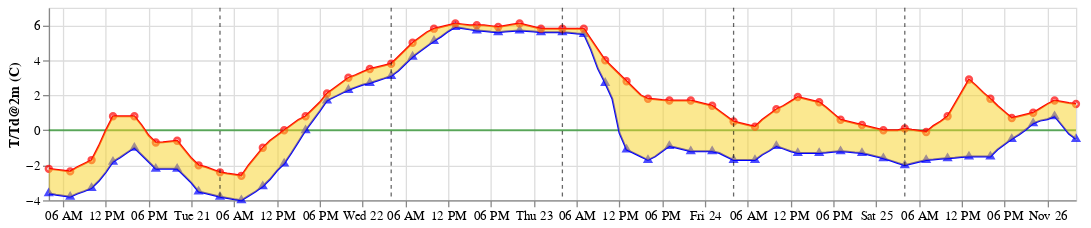

Notebook source saved alongside this figure:
### Code cell
temp_line = alt.Chart(meteo).mark_line(color='red', strokeWidth=1.5).encode(
    alt.X('datetime:T',  title=None,),
    alt.Y('Ta', title='T/Td@2m (C)')
).properties(width=800, height=150)

temp = alt.Chart(meteo).mark_line(color='red', strokeWidth=1.5).encode(
    alt.X('datetime:T',  title=None,),
    alt.Y('Ta', title='T/Td@2m (C)')
).properties(width=800, height=150)

zero = alt.Chart(meteo).mark_line(color='green', strokeWidth=1.5, opacity = 0.6).encode(
    alt.X('datetime:T',  title=None,),
    alt.Y('zero', title='T/Td@2m (C)')
).properties(width=800, height=150)

dew = alt.Chart(meteo).mark_line(color='blue', strokeWidth=1.5).encode(
    alt.X('datetime:T',  title=None,),
    alt.Y('Td', title='T/Td@2m (C)')
).properties(width=800, height=150)

temp_circle = alt.Chart(meteo.dropna()).mark_point(color='red', size=20).encode(
    alt.X('datetime:T',  title=None),
    alt.Y('Ta_3hr', title='T/Td@2m (C)')
).properties(width=800, height=150)

dew_circle = alt.Chart(meteo.dropna()).mark_point(color='blue', shape="triangle", size=20).encode(
    alt.X('datetime:T',  title=None),
    alt.Y('Td_3h', title='T/Td@2m (C)')
).properties(width=800, height=150)

area = alt.Chart(meteo).mark_area(color='#F8D223', opacity=0.5).encode(
    alt.X('datetime:T'),
    alt.Y('Ta:Q'),
    alt.Y2('Td:Q')
).properties(width=800, height=150)

temp_chart = zero + dew + dew_circle +temp_line + temp_circle + area + rules

temp_chart

### Figure 1 — Vega-Lite specification as saved in the notebook (floating-point values rounded to 4 significant figures; data arrays with more than 128 entries replaced by an {"elided": "..."} marker saying what was removed)
{"config": {"view": {"continuousWidth": 400, "continuousHeight": 300}}, "layer": [{"mark": {"type": "line", "color": "green", "opacity": 0.6, "strokeWidth": 1.5}, "encoding": {"x": {"field": "datetime", "title": null, "type": "temporal"}, "y": {"field": "zero", "title": "T/Td@2m (C)", "type": "quantitative"}}, "height": 150, "width": 800}, {"mark": {"type": "line", "color": "blue", "strokeWidth": 1.5}, "encoding": {"x": {"field": "datetime", "title": null, "type": "temporal"}, "y": {"field": "Td", "title": "T/Td@2m (C)", "type": "quantitative"}}, "height": 150, "width": 800}, {"data": {"name": "data-9c171f9bdd88bf8e99cbaad9703e5f9f"}, "mark": {"type": "point", "color": "blue", "shape": "triangle", "size": 20}, "encoding": {"x": {"field": "datetime", "title": null, "type": "temporal"}, "y": {"field": "Td_3h", "title": "T/Td@2m (C)", "type": "quantitative"}}, "height": 150, "width": 800}, {"data": {"name": "data-052fec1eb57417fba05d9cd323977cdd"}, "mark": {"type": "line", "color": "red", "strokeWidth": 1.5}, "encoding": {"x": {"field": "datetime", "title": null, "type": "temporal"}, "y": {"field": "Ta", "title": "T/Td@2m (C)", "type": "quantitative"}}, "height": 150, "width": 800}, {"data": {"name": "data-9c171f9bdd88bf8e99cbaad9703e5f9f"}, "mark": {"type": "point", "color": "red", "size": 20}, "encoding": {"x": {"field": "datetime", "title": null, "type": "temporal"}, "y": {"field": "Ta_3hr", "title": "T/Td@2m (C)", "type": "quantitative"}}, "height": 150, "width": 800}, {"data": {"name": "data-052fec1eb57417fba05d9cd323977cdd"}, "mark": {"type": "area", "color": "#F8D223", "opacity": 0.5}, "encoding": {"x": {"field": "datetime", "type": "temporal"}, "y": {"field": "Ta", "type": "quantitative"}, "y2": {"field": "Td"}}, "height": 150, "width": 800}, {"layer": [{"data": {"name": "data-d890e8691e23ab16bb0599274252fd34"}, "mark": {"type": "rule", "opacity": 0.6, "strokeDash": [3, 3]}, "encoding": {"color": {"field": "color", "scale": null, "type": "nominal"}, "x": {"field": "datetime", "type": "temporal"}}}, {"data": {"name": "data-f9755272b0156eb50b31cf5400a8ec31"}, "mark": {"type": "rule", "opacity": 0.6, "strokeDash": [3, 3]}, "encoding": {"color": {"field": "color", "scale": null, "type": "nominal"}, "x": {"field": "datetime", "type": "temporal"}}}, {"data": {"name": "data-d7f3edebc11c28477e861c4de58e6496"}, "mark": {"type": "rule", "opacity": 0.6, "strokeDash": [3, 3]}, "encoding": {"color": {"field": "color", "scale": null, "type": "nominal"}, "x": {"field": "datetime", "type": "temporal"}}}, {"data": {"name": "data-981ad26b4c961706c23148826f5c88e7"}, "mark": {"type": "rule", "opacity": 0.6, "strokeDash": [3, 3]}, "encoding": {"color": {"field": "color", "scale": null, "type": "nominal"}, "x": {"field": "datetime", "type": "temporal"}}}, {"data": {"name": "data-c5e38843548aeb09bd85b8508ed83ca7"}, "mark": {"type": "rule", "opacity": 0.6, "strokeDash": [3, 3]}, "encoding": {"color": {"field": "color", "scale": null, "type": "nominal"}, "x": {"field": "datetime", "type": "temporal"}}}]}], "data": {"name": "data-052fec1eb57417fba05d9cd323977cdd"}, "$schema": "https://vega.github.io/schema/vega-lite/v4.17.0.json", "datasets": {"data-052fec1eb57417fba05d9cd323977cdd": {"elided": "145 records"}, "data-9c171f9bdd88bf8e99cbaad9703e5f9f": [{"datetime": "2017-11-20T04:00:00", "Ta": -2.2, "Ta_3hr": -2.2, "Td": -3.6, "Td_3h": -3.6, "zero": 0, "wspd_2k": 18.0, "wspd_3k": 37.0, "wdir_2k": "SW", "wdir_3k": "SW", "cloud": 86.0, "solar": 0, "mslp": 1003.0, "pc_3hr": 0.0, "pc_12hr": 0.7, "height_a": 2178, "height_b": 1202}, {"datetime": "2017-11-20T07:00:00", "Ta": -2.35, "Ta_3hr": -2.35, "Td": -3.8, "Td_3h": -3.8, "zero": 0, "wspd_2k": 10.0, "wspd_3k": 24.0, "wdir_2k": "SW", "wdir_3k": "SW", "cloud": 82.0, "solar": 30, "mslp": 1005.0, "pc_3hr": 0.7, "pc_12hr": 0.0, "height_a": 2178, "height_b": 1202}, {"datetime": "2017-11-20T10:00:00", "Ta": -1.7, "Ta_3hr": -1.7, "Td": -3.3, "Td_3h": -3.3, "zero": 0, "wspd_2k": 4.0, "wspd_3k": 21.0, "wdir_2k": "SW", "wdir_3k": "SW", "cloud": 50.0, "solar": 90, "mslp": 1008.0, "pc_3hr": 0.0, "pc_12hr": 0.0, "height_a": 2178, "height_b": 1202}, {"datetime": "2017-11-20T13:00:00", "Ta": 0.8, "Ta_3hr": 0.8, "Td": -1.8, "Td_3h": -1.8, "zero": 0, "wspd_2k": 9.0, "wspd_3k": 20.0, "wdir_2k": "S ", "wdir_3k": "SW", "cloud": 58.0, "solar": 130, "mslp": 1010.0, "pc_3hr": 0.0, "pc_12hr": 0.0, "height_a": 2178, "height_b": 1202}, {"datetime": "2017-11-20T16:00:00", "Ta": 0.8, "Ta_3hr": 0.8, "Td": -1.0, "Td_3h": -1.0, "zero": 0, "wspd_2k": 10.0, "wspd_3k": 17.0, "wdir_2k": "SW", "wdir_3k": "SW", "cloud": 61.0, "solar": 110, "mslp": 1012.0, "pc_3hr": 0.0, "pc_12hr": 0.3, "height_a": 2178, "height_b": 1202}, {"datetime": "2017-11-20T19:00:00", "Ta": -0.7, "Ta_3hr": -0.7, "Td": -2.2, "Td_3h": -2.2, "zero": 0, "wspd_2k": 11.0, "wspd_3k": 28.0, "wdir_2k": "S", "wdir_3k": "SW", "cloud": 58.0, "solar": 0, "mslp": 1014.0, "pc_3hr": 0.0, "pc_12hr": 0.0, "height_a": 2178, "height_b": 1202}, {"datetime": "2017-11-20T22:00:00", "Ta": -0.6, "Ta_3hr": -0.6, "Td": -2.2, "Td_3h": -2.2, "zero": 0, "wspd_2k": 11.0, "wspd_3k": 31.0, "wdir_2k": "S", "wdir_3k": "SW", "cloud": 62.0, "solar": 0, "mslp": 1017.0, "pc_3hr": 0.3, "pc_12hr": 0.0, "height_a": 2178, "height_b": 1202}, {"datetime": "2017-11-21T01:00:00", "Ta": -2.0, "Ta_3hr": -2.0, "Td": -3.5, "Td_3h": -3.5, "zero": 0, "wspd_2k": 11.0, "wspd_3k": 31.0, "wdir_2k": "S", "wdir_3k": "SW", "cloud": 70.0, "solar": 0, "mslp": 1018.0, "pc_3hr": 0.0, "pc_12hr": 0.0, "height_a": 2178, "height_b": 1202}, {"datetime": "2017-11-21T04:00:00", "Ta": -2.4, "Ta_3hr": -2.4, "Td": -3.8, "Td_3h": -3.8, "zero": 0, "wspd_2k": 10.0, "wspd_3k": 28.0, "wdir_2k": "S", "wdir_3k": "SW", "cloud": 76.0, "solar": 0, "mslp": 1020.0, "pc_3hr": 0.0, "pc_12hr": 14.3, "height_a": 2178, "height_b": 1202}, {"datetime": "2017-11-21T07:00:00", "Ta": -2.6, "Ta_3hr": -2.6, "Td": -4.0, "Td_3h": -4.0, "zero": 0, "wspd_2k": 14.0, "wspd_3k": 32.0, "wdir_2k": "S", "wdir_3k": "SW", "cloud": 82.0, "solar": 16, "mslp": 1018.0, "pc_3hr": 0.0, "pc_12hr": 0.0, "height_a": 2178, "height_b": 1202}, {"datetime": "2017-11-21T10:00:00", "Ta": -1.0, "Ta_3hr": -1.0, "Td": -3.2, "Td_3h": -3.2, "zero": 0, "wspd_2k": 18.0, "wspd_3k": 30.0, "wdir_2k": "S", "wdir_3k": "SW", "cloud": 85.0, "solar": 40, "mslp": 1017.0, "pc_3hr": 1.8, "pc_12hr": 0.0, "height_a": 2178, "height_b": 1202}, {"datetime": "2017-11-21T13:00:00", "Ta": 0.0, "Ta_3hr": 0.0, "Td": -1.9, "Td_3h": -1.9, "zero": 0, "wspd_2k": 26.0, "wspd_3k": 33.0, "wdir_2k": "S", "wdir_3k": "SW", "cloud": 88.0, "solar": 60, "mslp": 1014.0, "pc_3hr": 4.0, "pc_12hr": 0.0, "height_a": 2178, "height_b": 1202}, {"datetime": "2017-11-21T16:00:00", "Ta": 0.8, "Ta_3hr": 0.8, "Td": 0.0, "Td_3h": 0.0, "zero": 0, "wspd_2k": 32.0, "wspd_3k": 56.0, "wdir_2k": "SW", "wdir_3k": "SW", "cloud": 80.0, "solar": 46, "mslp": 1013.0, "pc_3hr": 8.5, "pc_12hr": 15.8, "height_a": 2178, "height_b": 1202}, {"datetime": "2017-11-21T19:00:00", "Ta": 2.1, "Ta_3hr": 2.1, "Td": 1.7, "Td_3h": 1.7, "zero": 0, "wspd_2k": 29.0, "wspd_3k": 70.0, "wdir_2k": "SW", "wdir_3k": "SW", "cloud": 68.0, "solar": 0, "mslp": 1012.0, "pc_3hr": 8.2, "pc_12hr": 0.0, "height_a": 2178, "height_b": 1202}, {"datetime": "2017-11-21T22:00:00", "Ta": 3.0, "Ta_3hr": 3.0, "Td": 2.3, "Td_3h": 2.3, "zero": 0, "wspd_2k": 32.0, "wspd_3k": 70.0, "wdir_2k": "SW", "wdir_3k": "SW", "cloud": 56.0, "solar": 0, "mslp": 1012.0, "pc_3hr": 3.6, "pc_12hr": 0.0, "height_a": 2178, "height_b": 1202}, {"datetime": "2017-11-22T01:00:00", "Ta": 3.5, "Ta_3hr": 3.5, "Td": 2.7, "Td_3h": 2.7, "zero": 0, "wspd_2k": 30.0, "wspd_3k": 60.0, "wdir_2k": "SW", "wdir_3k": "SW", "cloud": 60.0, "solar": 0, "mslp": 1012.0, "pc_3hr": 2.0, "pc_12hr": 0.0, "height_a": 2178, "height_b": 1202}, {"datetime": "2017-11-22T04:00:00", "Ta": 3.8, "Ta_3hr": 3.8, "Td": 3.1, "Td_3h": 3.1, "zero": 0, "wspd_2k": 28.0, "wspd_3k": 60.0, "wdir_2k": "SW", "wdir_3k": "SW", "cloud": 72.0, "solar": 0, "mslp": 1012.0, "pc_3hr": 2.0, "pc_12hr": 21.4, "height_a": 2178, "height_b": 1202}, {"datetime": "2017-11-22T07:00:00", "Ta": 5.0, "Ta_3hr": 5.0, "Td": 4.2, "Td_3h": 4.2, "zero": 0, "wspd_2k": 30.0, "wspd_3k": 50.0, "wdir_2k": "SW", "wdir_3k": "SW", "cloud": 92.0, "solar": 10, "mslp": 1011.0, "pc_3hr": 3.8, "pc_12hr": 0.0, "height_a": 2178, "height_b": 1202}, {"datetime": "2017-11-22T10:00:00", "Ta": 5.8, "Ta_3hr": 5.8, "Td": 5.1, "Td_3h": 5.1, "zero": 0, "wspd_2k": 36.0, "wspd_3k": 58.0, "wdir_2k": "SW", "wdir_3k": "SW", "cloud": 89.0, "solar": 30, "mslp": 1011.0, "pc_3hr": 6.7, "pc_12hr": 0.0, "height_a": 2178, "height_b": 1202}, {"datetime": "2017-11-22T13:00:00", "Ta": 6.1, "Ta_3hr": 6.1, "Td": 5.9, "Td_3h": 5.9, "zero": 0, "wspd_2k": 40.0, "wspd_3k": 74.0, "wdir_2k": "SW", "wdir_3k": "SW", "cloud": 94.0, "solar": 54, "mslp": 1008.0, "pc_3hr": 5.0, "pc_12hr": 0.0, "height_a": 2178, "height_b": 1202}, {"datetime": "2017-11-22T16:00:00", "Ta": 6.0, "Ta_3hr": 6.0, "Td": 5.7, "Td_3h": 5.7, "zero": 0, "wspd_2k": 50.0, "wspd_3k": 72.0, "wdir_2k": "SW", "wdir_3k": "SW", "cloud": 88.0, "solar": 28, "mslp": 1006.0, "pc_3hr": 5.9, "pc_12hr": 38.2, "height_a": 2178, "height_b": 1202}, {"datetime": "2017-11-22T19:00:00", "Ta": 5.9, "Ta_3hr": 5.9, "Td": 5.6, "Td_3h": 5.6, "zero": 0, "wspd_2k": 44.0, "wspd_3k": 80.0, "wdir_2k": "SW", "wdir_3k": "SW", "cloud": 90.0, "solar": 0, "mslp": 1006.0, "pc_3hr": 12.1, "pc_12hr": 0.0, "height_a": 2178, "height_b": 1202}, {"datetime": "2017-11-22T22:00:00", "Ta": 6.1, "Ta_3hr": 6.1, "Td": 5.7, "Td_3h": 5.7, "zero": 0, "wspd_2k": 40.0, "wspd_3k": 92.0, "wdir_2k": "SW", "wdir_3k": "SW", "cloud": 90.0, "solar": 0, "mslp": 1006.0, "pc_3hr": 12.0, "pc_12hr": 0.0, "height_a": 2178, "height_b": 1202}, {"datetime": "2017-11-23T01:00:00", "Ta": 5.8, "Ta_3hr": 5.8, "Td": 5.6, "Td_3h": 5.6, "zero": 0, "wspd_2k": 37.0, "wspd_3k": 82.0, "wdir_2k": "SW", "wdir_3k": "SW", "cloud": 90.0, "solar": 0, "mslp": 1004.0, "pc_3hr": 7.3, "pc_12hr": 0.0, "height_a": 2178, "height_b": 1202}, {"datetime": "2017-11-23T04:00:00", "Ta": 5.8, "Ta_3hr": 5.8, "Td": 5.6, "Td_3h": 5.6, "zero": 0, "wspd_2k": 38.0, "wspd_3k": 79.0, "wdir_2k": "SW", "wdir_3k": "SW", "cloud": 90.0, "solar": 0, "mslp": 1002.0, "pc_3hr": 6.8, "pc_12hr": 18.6, "height_a": 2178, "height_b": 1202}, {"datetime": "2017-11-23T07:00:00", "Ta": 5.8, "Ta_3hr": 5.8, "Td": 5.5, "Td_3h": 5.5, "zero": 0, "wspd_2k": 36.0, "wspd_3k": 90.0, "wdir_2k": "SW", "wdir_3k": "SW", "cloud": 87.0, "solar": 14, "mslp": 1001.0, "pc_3hr": 10.4, "pc_12hr": 0.0, "height_a": 2178, "height_b": 1202}, {"datetime": "2017-11-23T10:00:00", "Ta": 4.0, "Ta_3hr": 4.0, "Td": 2.7, "Td_3h": 2.7, "zero": 0, "wspd_2k": 38.0, "wspd_3k": 101.0, "wdir_2k": "SW", "wdir_3k": "SW", "cloud": 84.0, "solar": 38, "mslp": 999.8, "pc_3hr": 4.9, "pc_12hr": 0.0, "height_a": 2178, "height_b": 1202}, {"datetime": "2017-11-23T13:00:00", "Ta": 2.8, "Ta_3hr": 2.8, "Td": -1.1, "Td_3h": -1.1, "zero": 0, "wspd_2k": 25.0, "wspd_3k": 86.0, "wdir_2k": "SW", "wdir_3k": "SW", "cloud": 60.0, "solar": 70, "mslp": 1002.0, "pc_3hr": 1.3, "pc_12hr": 0.0, "height_a": 2178, "height_b": 1202}, {"datetime": "2017-11-23T16:00:00", "Ta": 1.8, "Ta_3hr": 1.8, "Td": -1.7, "Td_3h": -1.7, "zero": 0, "wspd_2k": 21.0, "wspd_3k": 64.0, "wdir_2k": "SW", "wdir_3k": "SW", "cloud": 86.0, "solar": 66, "mslp": 1003.0, "pc_3hr": 2.0, "pc_12hr": 4.3, "height_a": 2178, "height_b": 1202}, {"datetime": "2017-11-23T19:00:00", "Ta": 1.7, "Ta_3hr": 1.7, "Td": -0.9, "Td_3h": -0.9, "zero": 0, "wspd_2k": 19.0, "wspd_3k": 61.0, "wdir_2k": "SW", "wdir_3k": "SW", "cloud": 82.0, "solar": 10, "mslp": 1004.0, "pc_3hr": 2.8, "pc_12hr": 0.0, "height_a": 2178, "height_b": 1202}, {"datetime": "2017-11-23T22:00:00", "Ta": 1.7, "Ta_3hr": 1.7, "Td": -1.2, "Td_3h": -1.2, "zero": 0, "wspd_2k": 17.0, "wspd_3k": 61.0, "wdir_2k": "SW", "wdir_3k": "SW", "cloud": 64.0, "solar": 0, "mslp": 1004.0, "pc_3hr": 0.9, "pc_12hr": 0.0, "height_a": 2178, "height_b": 1202}, {"datetime": "2017-11-24T01:00:00", "Ta": 1.4, "Ta_3hr": 1.4, "Td": -1.2, "Td_3h": -1.2, "zero": 0, "wspd_2k": 15.5, "wspd_3k": 56.0, "wdir_2k": "SW", "wdir_3k": "SW", "cloud": 68.0, "solar": 0, "mslp": 1006.0, "pc_3hr": 0.5, "pc_12hr": 0.0, "height_a": 2178, "height_b": 1202}, {"datetime": "2017-11-24T04:00:00", "Ta": 0.5, "Ta_3hr": 0.5, "Td": -1.7, "Td_3h": -1.7, "zero": 0, "wspd_2k": 14.0, "wspd_3k": 52.0, "wdir_2k": "SW", "wdir_3k": "SW", "cloud": 62.0, "solar": 0, "mslp": 1008.0, "pc_3hr": 0.1, "pc_12hr": 2.8, "height_a": 2178, "height_b": 1202}, {"datetime": "2017-11-24T07:00:00", "Ta": 0.2, "Ta_3hr": 0.2, "Td": -1.7, "Td_3h": -1.7, "zero": 0, "wspd_2k": 14.0, "wspd_3k": 50.0, "wdir_2k": "SW", "wdir_3k": "SW", "cloud": 76.0, "solar": 15, "mslp": 1008.0, "pc_3hr": 1.1, "pc_12hr": 0.0, "height_a": 2178, "height_b": 1202}, {"datetime": "2017-11-24T10:00:00", "Ta": 1.2, "Ta_3hr": 1.2, "Td": -0.9, "Td_3h": -0.9, "zero": 0, "wspd_2k": 12.0, "wspd_3k": 56.0, "wdir_2k": "SW", "wdir_3k": "SW", "cloud": 90.0, "solar": 45, "mslp": 1009.0, "pc_3hr": 0.7, "pc_12hr": 0.0, "height_a": 2178, "height_b": 1202}, {"datetime": "2017-11-24T13:00:00", "Ta": 1.9, "Ta_3hr": 1.9, "Td": -1.3, "Td_3h": -1.3, "zero": 0, "wspd_2k": 15.0, "wspd_3k": 48.0, "wdir_2k": "SW", "wdir_3k": "SW", "cloud": 87.0, "solar": 75, "mslp": 1009.0, "pc_3hr": 0.5, "pc_12hr": 0.0, "height_a": 2178, "height_b": 1202}, {"datetime": "2017-11-24T16:00:00", "Ta": 1.6, "Ta_3hr": 1.6, "Td": -1.3, "Td_3h": -1.3, "zero": 0, "wspd_2k": 18.0, "wspd_3k": 50.0, "wdir_2k": "SW", "wdir_3k": "SW", "cloud": 74.0, "solar": 68, "mslp": 1010.0, "pc_3hr": 0.5, "pc_12hr": 1.8, "height_a": 2178, "height_b": 1202}, {"datetime": "2017-11-24T19:00:00", "Ta": 0.6, "Ta_3hr": 0.6, "Td": -1.2, "Td_3h": -1.2, "zero": 0, "wspd_2k": 21.0, "wspd_3k": 47.0, "wdir_2k": "S ", "wdir_3k": "SW", "cloud": 80.0, "solar": 0, "mslp": 1010.0, "pc_3hr": 0.6, "pc_12hr": 0.0, "height_a": 2178, "height_b": 1202}, {"datetime": "2017-11-24T22:00:00", "Ta": 0.3, "Ta_3hr": 0.3, "Td": -1.3, "Td_3h": -1.3, "zero": 0, "wspd_2k": 24.0, "wspd_3k": 44.0, "wdir_2k": "S ", "wdir_3k": "S ", "cloud": 72.0, "solar": 0, "mslp": 1010.0, "pc_3hr": 0.5, "pc_12hr": 0.0, "height_a": 2178, "height_b": 1202}, {"datetime": "2017-11-25T01:00:00", "Ta": 0.0, "Ta_3hr": 0.0, "Td": -1.6, "Td_3h": -1.6, "zero": 0, "wspd_2k": 27.0, "wspd_3k": 41.5, "wdir_2k": "S ", "wdir_3k": "S ", "cloud": 82.0, "solar": 0, "mslp": 1010.0, "pc_3hr": 0.5, "pc_12hr": 0.0, "height_a": 2178, "height_b": 1202}, {"datetime": "2017-11-25T04:00:00", "Ta": 0.1, "Ta_3hr": 0.1, "Td": -2.0, "Td_3h": -2.0, "zero": 0, "wspd_2k": 30.0, "wspd_3k": 40.0, "wdir_2k": "SE", "wdir_3k": "S ", "cloud": 92.0, "solar": 0, "mslp": 1010.0, "pc_3hr": 0.2, "pc_12hr": 1.8, "height_a": 2178, "height_b": 1202}, {"datetime": "2017-11-25T07:00:00", "Ta": -0.1, "Ta_3hr": -0.1, "Td": -1.7, "Td_3h": -1.7, "zero": 0, "wspd_2k": 33.0, "wspd_3k": 39.0, "wdir_2k": "SE", "wdir_3k": "S ", "cloud": 74.0, "solar": 40, "mslp": 1008.0, "pc_3hr": 0.3, "pc_12hr": 0.0, "height_a": 2178, "height_b": 1202}, {"datetime": "2017-11-25T10:00:00", "Ta": 0.8, "Ta_3hr": 0.8, "Td": -1.6, "Td_3h": -1.6, "zero": 0, "wspd_2k": 31.0, "wspd_3k": 47.0, "wdir_2k": "SE", "wdir_3k": "S ", "cloud": 52.0, "solar": 100, "mslp": 1006.0, "pc_3hr": 0.0, "pc_12hr": 0.0, "height_a": 2178, "height_b": 1202}, {"datetime": "2017-11-25T13:00:00", "Ta": 2.9, "Ta_3hr": 2.9, "Td": -1.5, "Td_3h": -1.5, "zero": 0, "wspd_2k": 28.0, "wspd_3k": 42.0, "wdir_2k": "SE", "wdir_3k": "S ", "cloud": 40.0, "solar": 160, "mslp": 1004.0, "pc_3hr": 0.0, "pc_12hr": 0.0, "height_a": 2178, "height_b": 1202}, {"datetime": "2017-11-25T16:00:00", "Ta": 1.8, "Ta_3hr": 1.8, "Td": -1.5, "Td_3h": -1.5, "zero": 0, "wspd_2k": 21.0, "wspd_3k": 48.0, "wdir_2k": "SE", "wdir_3k": "S ", "cloud": 30.0, "solar": 115, "mslp": 1002.0, "pc_3hr": 1.5, "pc_12hr": 18.3, "height_a": 2178, "height_b": 1202}, {"datetime": "2017-11-25T19:00:00", "Ta": 0.7, "Ta_3hr": 0.7, "Td": -0.5, "Td_3h": -0.5, "zero": 0, "wspd_2k": 23.0, "wspd_3k": 54.0, "wdir_2k": "S ", "wdir_3k": "S ", "cloud": 56.0, "solar": 0, "mslp": 1000.0, "pc_3hr": 6.1, "pc_12hr": 0.0, "height_a": 2178, "height_b": 1202}, {"datetime": "2017-11-25T22:00:00", "Ta": 1.0, "Ta_3hr": 1.0, "Td": 0.4, "Td_3h": 0.4, "zero": 0, "wspd_2k": 30.0, "wspd_3k": 70.0, "wdir_2k": "S ", "wdir_3k": "S ", "cloud": 88.0, "solar": 0, "mslp": 1002.0, "pc_3hr": 6.0, "pc_12hr": 0.0, "height_a": 2178, "height_b": 1202}, {"datetime": "2017-11-26T01:00:00", "Ta": 1.7, "Ta_3hr": 1.7, "Td": 0.8, "Td_3h": 0.8, "zero": 0, "wspd_2k": 34.0, "wspd_3k": 66.0, "wdir_2k": "SW", "wdir_3k": "SW", "cloud": 90.0, "solar": 0, "mslp": 1004.0, "pc_3hr": 6.2, "pc_12hr": 0.0, "height_a": 2178, "height_b": 1202}, {"datetime": "2017-11-26T04:00:00", "Ta": 1.5, "Ta_3hr": 1.5, "Td": -0.5, "Td_3h": -0.5, "zero": 0, "wspd_2k": 30.0, "wspd_3k": 50.0, "wdir_2k": "SW", "wdir_3k": "SW", "cloud": 66.0, "solar": 0, "mslp": 1006.0, "pc_3hr": 1.8, "pc_12hr": 0.0, "height_a": 2178, "height_b": 1202}], "data-d890e8691e23ab16bb0599274252fd34": [{"datetime": "2017-11-21 04:00:00", "color": "black"}], "data-f9755272b0156eb50b31cf5400a8ec31": [{"datetime": "2017-11-22 04:00:00", "color": "black"}], "data-d7f3edebc11c28477e861c4de58e6496": [{"datetime": "2017-11-23 04:00:00", "color": "black"}], "data-981ad26b4c961706c23148826f5c88e7": [{"datetime": "2017-11-24 04:00:00", "color": "black"}], "data-c5e38843548aeb09bd85b8508ed83ca7": [{"datetime": "2017-11-25 04:00:00", "color": "black"}]}}
